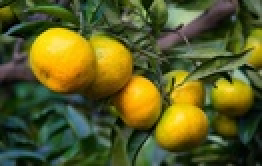
%> input picture 2.jpg, 131 x 83 px, shrunk from 600 x 379 before the run (shown 2 times larger)
$ octave perfect2.m   (GNU Octave 9; MATLAB toolbox functions it lacks are replaced by stand-ins)
%> lines starting %> are read from the running program, lines starting %| are printed output that depends on the picture; in (x1, y1, x2, y2) boxes, pixels count from 0 and x2, y2 are one past the last pixel; in counts of white or black regions, pixels touching at a corner belong together; the program's own positions count from 1
### randomCircleModified.m
% æœ?¤§å¾ªçŽ¯æ¬¡æ•°ï¼Œï¿½?ï¿½ä»¥å°‘ä¸€ç‚¹ï¼Œä½†å…¶å®žæ²¡ä»?¹ˆå¿…ï¿½?ï¼Œå¤§å¤šæ•°çš„æ—¶å€™ï¿½?è¿‡ä¸€å®šçš„å¾ªçŽ¯æ¬¡æ•°å°±ä¼šå¾—åˆ°éœ?¿½?çš„ç»“æž?
steps=20;
% èŽ·å¾—æ‰?œ‰çš„è¿žé€šåŸŸ
B__ = bwboundaries(edge_V,'noholes');
% ç”¨äºŽï¿?å­˜æ‰€æœ‰çš„åœ†çŽ¯çš„ç»“æž?
finalR = [];
for l=1:length(B__)
    boundary = B__{l};
    % è®¡ç®—xï¼Œyçš„æœ€å¤§æœ€ï¿?å€?
    x_min = min(boundary(:,1));
    x_max = max(boundary(:,1));
    y_min = min(boundary(:,2));
    y_max = max(boundary(:,2));

    % ç„¶ï¿½?ï¿½åˆ†åˆ«å¾—åˆ°è¿™å››ä¸ªç‚?
    temp = find(boundary(:,1)==x_min);
    A = [boundary(temp(1),1),boundary(temp(1),2)];

    temp = find(boundary(:,1)==x_max);
    B = [boundary(temp(1),1),boundary(temp(1),2)];

    temp = find(boundary(:,2)==y_min);
    C = [boundary(temp(1),1),boundary(temp(1),2)];

    temp = find(boundary(:,2)==y_max);
    D = [boundary(temp(1),1),boundary(temp(1),2)];
    % ç”±è¿™å››ä¸ªç‚¹ï¿½?ï¿½ä»¥è®¡ç®—å‡ºä¸‰ä¸ªåœ†çŽ?
    R1 = getM(boundary,A,B,C);
    R2 = getM(boundary,A,B,D);
    R3 = getM(boundary,B,C,D);
    % å› ä¸ºå¦‚æžœæ‹Ÿï¿½?ï¿½å‡ºçš„åœ†çŽ¯ï¿½?ç¬¦ï¿½?ï¿½ä¸€äº›ï¿½?ï¿½ä»¶ï¼Œä¼šè¿”å›žä¸?¸ªç©ºé›†ï¼Œå¦‚æžœè¿™ä¸‰ä¸ªåœ†çŽ¯é‡Œæœ‰ç©ºé›†ï¼Œé‚£æˆ‘ä»¬ï¿?æ–°è¿›è¡Œä¸‹ä¸?½®
    if length(R1)*length(R2)*length(R3)==0
        continue;
    end
    % å¦‚æžœåœ†å¿ƒçš„ï¿½?ç½®è¶…å‡ºå›¾çš„èŒƒå›´ï¼Œï¿?æ–°ä¸‹ä¸?½®
    if R1(2) >= width || R1(2) <= 0 || R1(3) >= height || R1(3) <= 0
            continue;
    end
    if R2(2) >= width || R2(2) <= 0 || R2(3) >= height || R2(3) <= 0
            continue;
    end
    if R3(2) >= width || R3(2) <= 0 || R3(3) >= height || R3(3) <= 0
            continue;
    end
    R_ = [R1;R2;R3];
    % æ‰¾å‡ºMæœ?¤§çš„é‚£ä¸ªåœ†
    maxM = max([R1(1),R2(1),R3(1)]);

    indexM = find([R1(1),R2(1),R3(1)] == maxM);

    R = R_(indexM,:);
    % å¾ªçŽ¯æ¬¡æ•°è®¡æ•°
    count = 0;
    % æ¸©åº¦

    if maxM > 0.85
        finalR = [finalR;R];
        continue;
    end

    T = 1; L = 100;alpha = 0.99;
    %while T > e
    for k=1:L

        T = T*alpha;

        A_ = [R(4),R(5)];
        B_ = [R(6),R(7)];
        C_ = [R(8),R(9)];

        indexA = find(boundary(:,1)==A_(1)&boundary(:,2)==A_(2));
        indexA = indexA(1);
        indexB = find(boundary(:,1)==B_(1)&boundary(:,2)==B_(2));
        indexB = indexB(1);
        indexC = find(boundary(:,1)==C_(1)&boundary(:,2)==C_(2));
        indexC = indexC(1);

        indexA_ = indexA+floor(steps/2-steps*rand());
        indexA_ = max(1,indexA_);
        indexA_ = min(length(boundary),indexA_);

        indexB_ = indexB+floor(steps/2-steps*rand());
        indexB_ = max(1,indexB_);
        indexB_ = min(length(boundary),indexB_);

        indexC_ = indexC+floor(steps/2-steps*rand());
        indexC_ = max(1,indexC_);
        indexC_ = min(length(boundary),indexC_);

        plus = unidrnd(3);
        if plus == 1
%                 B(1) = ;
%                 C(2) = C_(2) + d;
            B= boundary(indexB_,:);
            C= boundary(indexC_,:);
        elseif plus == 2
            A= boundary(indexA_,:);
            C= boundary(indexC_,:);
%                 A(1) = A_(1) + d;
%                 C(2) = C_(2) + d;
        elseif plus == 3
            B= boundary(indexB_,:);
            A= boundary(indexA_,:);
%                 A(1) = A_(1) + d;
%                 B(2) = B_(2) + d;
        end
        % è®¡ç®—å½“ï¿½?çš„ä¸€ä¸ªåœ†çŽ?
        R_ = getM(boundary,A,B,C);

        if isempty(R_)
            continue;
        end
        % èŽ·ï¿½?ï¿½åœ†å¿ƒï¿½??æ ?
        CC = [R_(2),R_(3)];
        % èŽ·ï¿½?ï¿½ï¿½?ï¿½å¾„
        r = R_(10);
        % èŽ·ï¿½?ï¿½M
        m = R_(1);
        % è®¡ç®—df
        df = maxM - m;
        %maxM = m;
        if (df < 0 || exp(-df/T)>=rand())
            maxM = m;
            if R(1) > 0.85
                checkR;
                if ff == 1
                    finalR = [finalR;R_];
                    break;
                end
            end
            R = R_;
        elseif ~timer
                disp(p);
        end

        if T<e
            break;
        end
   end
end

if show
    set(gcf,'outerposition',get(0,'screensize'));
    n=sprintf('%s.jpg',name);
    % èŽ·ï¿½?ï¿½å½“ï¿?figureçš„æ˜¾ç¤ºï¿½?ï¿½æŸ„
    f=getframe(gcf);
    fframe=f.cdata;
%     w=fspecial('gaussian',[15 15],15);
%     fframe=imfilter(fframe,w);
    % ï¿?å­˜å›¾ç‰?
    imwrite(fframe,n)
end

### perfect2.m
clear;clc;close all;
timer = 2;
alpha = 0.99;
show = 0;
e = 10^(-1);

if timer==2
    tic
end
tt = -50;
original_RGB = imread('2.jpg');
%> original_RGB is the input picture: size 83x131x3 uint8; mean R, G, B 91, 92.3, 36.1

original_YUV = rgb2ycbcr(original_RGB);
%> original_YUV: size 83x131x3 uint8; mean of channels 1, 2, 3 89.4, 103.5, 131.4

width = size(original_RGB,1);
%> width = 83
height = size(original_RGB,2);
%> height = 131

histeq_V = original_YUV(:,:,3);
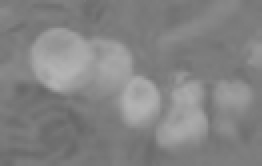
%> histeq_V: size 83x131 uint8 (shown 2 times larger); min 103, max 179, mean 131.4
[counts,x] = imhist(histeq_V);
%> counts = 256 values, max 1097 at index 125, min 0 at index 1, mean 42.47; x = 256 values from 0 to 255
T = otsuthresh(counts);
%> T = 0.549
histeq_V = imbinarize(histeq_V,T);
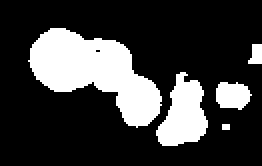
%> histeq_V: size 83x131 logical (shown 2 times larger); 23.7% white; 5 white regions (1 under 20 px), largest, box (x1, y1, x2, y2) and area: (14, 14, 81, 64) 1713, (78, 36, 104, 73) 600, (108, 41, 126, 55) 194, (124, 22, 131, 32) 55
separation_V=histeq_V;

se=strel('disk',25);
open_V = imerode(separation_V,se);
%> open_V: size 83x131 logical; every value is 0
% se=strel('disk',18);
open_V = imdilate(open_V,se);

edge_V = edge(open_V,'canny');
se=strel('line',4,6);
edge_V = imdilate(edge_V,se);

B = bwboundaries(edge_V,'noholes');
%> B = {}
t = 3;
step = 4;

for k=1:length(B)
    boundary = B{k};
% [4 lines of commented-out code are left out]
    for i=1:length(boundary(:,1))-4*step
        temp1 = boundary(i+step,:)-boundary(i,:);
        temp2 = boundary(i+step*2,:)-boundary(i+step,:);
        kk = abs(temp2(2)/temp2(1)-temp1(2)/temp1(1));
        if kk == Inf
            continue
        elseif kk > t
            edge_V(boundary(i:i+step*4,1),boundary(i:i+step*4,2))=0;
        end
    end
end
%> this loop made 0 passes


B = bwboundaries(edge_V,'noholes');
for k=1:length(B)
    boundary = B{k};
    if length(boundary(:,1)) < 100
        edge_V(boundary(:,1),boundary(:,2))=0;
        continue
    end
end

name = mfilename;
randomCircleModified;
if timer==2
    toc
end
if timer == 2
    subplot(2,3,1);
    imshow(original_RGB);
    title('original');

    subplot(2,3,2);
    imshow(original_YUV(:,:,3));
    title('original_V');
    subplot(2,3,3);
    imshow(separation_V);
    title('separation_V');
    subplot(2,3,4);
    imshow(open_V);
    title('open_V');
    subplot(2,3,5);
    imshow(edge_V);
    title('edge_V');
    subplot(2,3,6);
    imshow(original_RGB);
    title('results');
    hold on;
    if ~isempty(finalR)
        for i=1:length(finalR(:,1))
            R = finalR(i,:);
            CC = [R(2),R(3)];
            r = R(10);
            drawCircle;
        end
    end
    set(gcf,'outerposition',get(0,'screensize'));
end

$ run again, with 4.jpg copied over 2.jpg
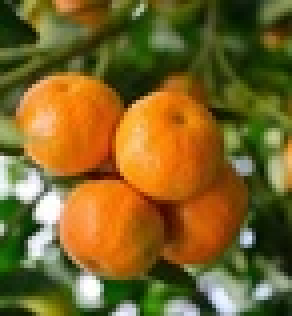
%> input picture 4.jpg, 73 x 79 px, shrunk from 333 x 359 before the run (shown 4 times larger)
%> original_RGB is the input picture: size 79x73x3 uint8; mean R, G, B 123.5, 99.6, 38.9
%> original_YUV: size 79x73x3 uint8; mean of channels 1, 2, 3 101.7, 97.8, 142.8
%> `histeq_V = original_YUV(:,:,3);`:
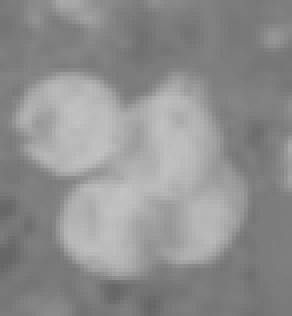
%> histeq_V: size 79x73 uint8 (shown 4 times larger); min 101, max 194, mean 142.8
%> counts = 256 values, max 445 at index 125, min 0 at index 1, mean 22.53; x = 256 values from 0 to 255
%> T = 0.584
%> `histeq_V = imbinarize(histeq_V,T);`:
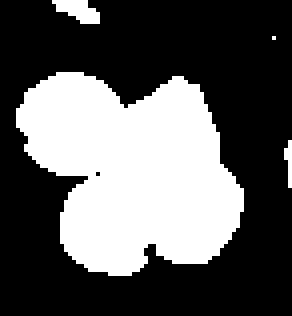
%> histeq_V: size 79x73 logical (shown 4 times larger); 36% white; 4 white regions (2 under 20 px), largest, box (x1, y1, x2, y2) and area: (4, 18, 61, 69) 2012, (13, 0, 25, 6) 46
%> open_V: size 79x73 logical; every value is 0
%> B = {}

$ run again, with 5.jpg copied over 2.jpg
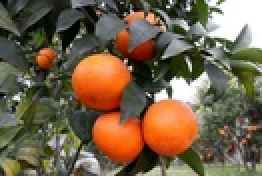
%> input picture 5.jpg, 131 x 88 px, shrunk from 600 x 400 before the run (shown 2 times larger)
%> original_RGB is the input picture: size 88x131x3 uint8; mean R, G, B 116.4, 98.4, 74.1
%> original_YUV: size 88x131x3 uint8; mean of channels 1, 2, 3 102.8, 114.7, 137.6
%> `histeq_V = original_YUV(:,:,3);`:
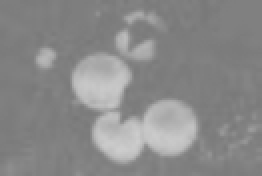
%> histeq_V: size 88x131 uint8 (shown 2 times larger); min 120, max 205, mean 137.6
%> counts = 256 values, max 1905 at index 127, min 0 at index 1, mean 45.03; x = 256 values from 0 to 255
%> T = 0.608
%> `histeq_V = imbinarize(histeq_V,T);`:
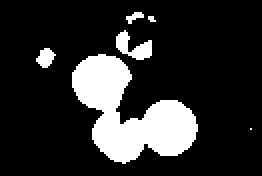
%> histeq_V: size 88x131 logical (shown 2 times larger); 17.3% white; 6 white regions (2 under 20 px), largest, box (x1, y1, x2, y2) and area: (36, 27, 99, 82) 1756, (58, 15, 76, 30) 136, (18, 24, 28, 34) 64, (63, 6, 72, 12) 28
%> open_V: size 88x131 logical; every value is 0
%> B = {}
